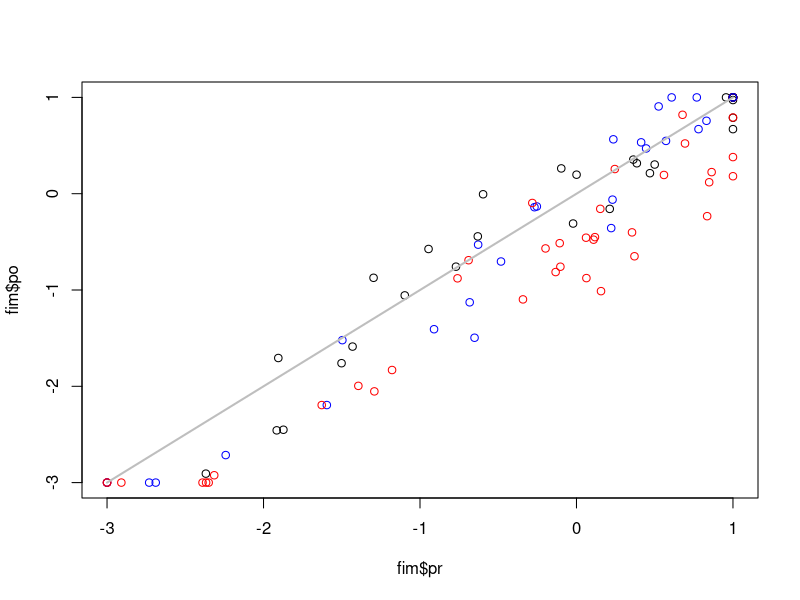

Write R code to recreate this figure. (Note: this script raises an error after producing the figure.)
rm(list=ls())
set.seed(99)

nobs=100
ceil1=1#7
floor1=-3#1
mu.true=mu=0#5
tau2.true=tau2=3
sig2.true=sig2=0.1

#generate pre-scores
pr=pr.true=rnorm(nobs,mean=mu,sd=sqrt(tau2))
cond=pr>ceil1;  sum(cond); pr[cond]=ceil1
cond=pr<floor1; sum(cond); pr[cond]=floor1

#generate xmat
uniq=matrix(c(0,0,1,0,0,1),3,2,byrow=T)
ind=sample(1:nrow(uniq),size=nobs,replace=T)
xmat=cbind(1,uniq[ind,])
colnames(xmat)=c('interc','trat1','trat2')

#generate xmat associated with pr
xmat.pr=xmat*pr
xmat.pr.true=xmat*pr.true
colnames(xmat.pr)=colnames(xmat.pr.true)=c('pr','pr_trat1','pr_trat2')

#parameters
betas.true=betas=c(0,-0.5,0)
gammas.true=gammas=c(1,0,0.3)

#generate data 
media=xmat%*%betas+xmat.pr.true%*%gammas
po=po.true=rnorm(nobs,mean=media,sd=sqrt(sig2))
cond=po>ceil1;  sum(cond); po[cond]=ceil1
cond=po<floor1; sum(cond); po[cond]=floor1

#final dataset
fim=data.frame(po=po,pr=pr,xmat[,-1])

#visualize these results
cores=rep('black',nrow(fim))
cond=fim$trat1==1; cores[cond]='red'
cond=fim$trat2==1; cores[cond]='blue'
rango=c(floor1,ceil1)
plot(fim$pr,fim$po,col=cores,xlim=rango,ylim=rango)
lines(rango,rango,col='grey',lwd=2)

#output results
setwd('U:\\GIT_models\\ceiling_effect')
write.csv(fim,'fake data.csv',row.names=F)
